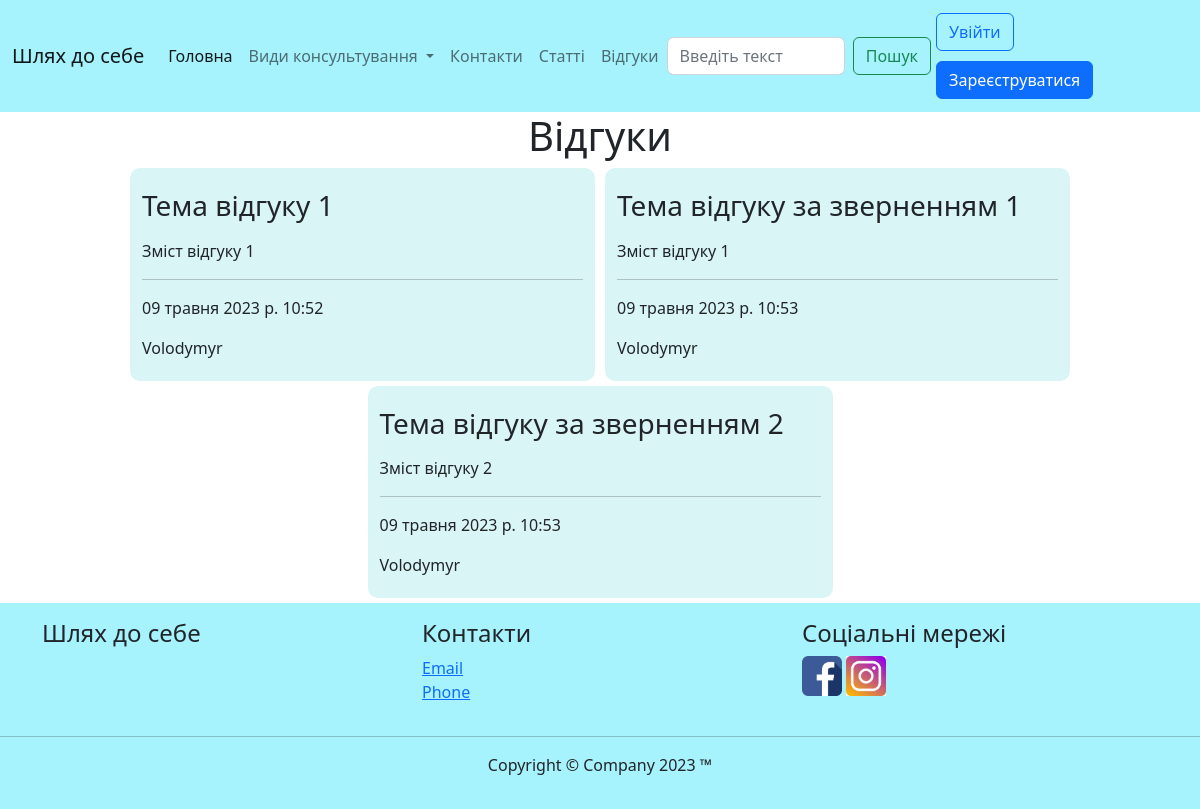
Screenshot of /feedback/view/ with the database file from the repository.
### selfdiscovery/models.py (models this page shows, shortened)
class Feedback(models.Model):
    user = models.ForeignKey(User, on_delete=models.CASCADE)
    subject = models.CharField(max_length=200)
    message = models.TextField()
    created_at = models.DateTimeField(default=timezone.now)

### selfdiscovery/views.py (the view)
# urls.py: path('feedback/view/', views.view_feedback, name='view_feedback'),
def view_feedback(request):
    feedbacks = Feedback.objects.all()
    return render(request, 'selfdiscovery/view_feedback.html', {'feedbacks': feedbacks})

### templates/selfdiscovery/view_feedback.html (shortened to what this page needs)
{% extends 'selfdiscovery/base.html' %}
{%load static%}
{% block content %}
<div class="container">
  <div class="row">
    <div class="col-12">
      <h1 style="text-align:center">Відгуки</h1>
    </div>
  </div>
  {% if feedbacks %}
    <div class="container">
        <div class="row" style="justify-content: center">
        {% for feedback in feedbacks %}
          <div class="col-xl-5 col-md-6 col-sm-12 my_f" >
            <p><h3>{{ feedback.subject }}</h3> </p>
            <p>{{ feedback.message }} <hr> {{ feedback.created_at }}</p>
            <p>{{ feedback.user }}</p>
          </div>
        {% endfor %}
      </div>
      {% else %}
      <div class="container">
      <p><h1>No feedbacks yet.</h1></p>
        </div>
    </div>
  {% endif %}
</div>
</div>
{% endblock %}

### static/selfdiscovery/css/style2.css (style rules this page uses)
html, body { height: 100%; margin: 0; }
:root { --color1: #05b1b1; --color2: #52339a; }
.my_f { border-radius: 10px; background-color: #d9f5f5; padding: 5px; margin: 5px; }

### rows the page displays
Feedback: subject "Тема відгуку 1", message "Зміст відгуку 1", created_at "09 травня 2023 р. 10:52", user "Volodymyr"
Feedback: subject "Тема відгуку за зверненням 1", message "Зміст відгуку 1", created_at "09 травня 2023 р. 10:53", user "Volodymyr"
Feedback: subject "Тема відгуку за зверненням 2", message "Зміст відгуку 2", created_at "09 травня 2023 р. 10:53", user "Volodymyr"
